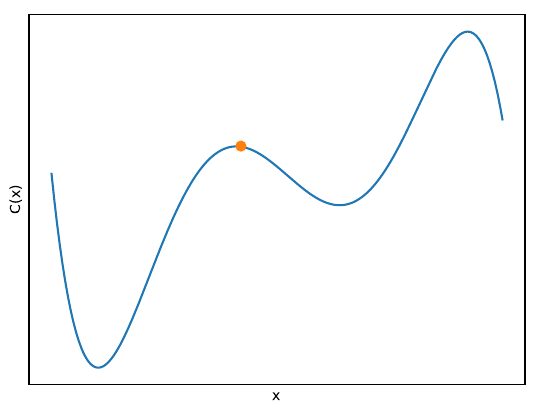

Here is the Python script that generated this plot:
import numpy as np
import matplotlib.pyplot as plt


def add_arrow(line, position=None, direction='right', size=10, color=None, zorder=2):
    """
    add an arrow to a line.

    line:       Line2D object
    position:   x-position of the arrow. If None, mean of xdata is taken
    direction:  'left' or 'right'
    size:       size of the arrow in fontsize points
    color:      if None, line color is taken.
    """
    if color is None:
        color = line.get_color()

    xdata = line.get_xdata()
    ydata = line.get_ydata()

    if position is None:
        position = xdata.mean()
    # find closest index
    start_ind = np.argmin(np.absolute(xdata - position))
    if direction == 'right':
        end_ind = start_ind + 1
    else:
        end_ind = start_ind - 1

    line.axes.annotate('',
        xytext=(xdata[start_ind], ydata[start_ind]),
        xy=(xdata[end_ind], ydata[end_ind]),
        arrowprops=dict(arrowstyle="->", color=color, zorder=zorder),
        size=size
    )

def make_point_arrow(point, z):
    a = np.linspace(point, point + -g[int(100 * point)] * 0.04, int(abs(g[int(100 * point)]) * 200))
    print(g[int(100 * point)])
    b = a * g[int(100 * point)]
    b += -b[0] + y[int(100 * point)] + 0.05
    line, = ax.plot(a, b, visible=False)
    ax.plot(a[0], b[0], 'bo', markersize=7, c=line.get_color(), zorder=z)
    add_arrow(line, position=a[-2], color=line.get_color(), zorder=z)
    line2, = ax.plot(a[:-10], b[:-10], c=line.get_color(), zorder=z, linewidth=1)

    return a[-1]




x = np.linspace(0, 5, 500)

fig, ax = plt.subplots()

y = -0.841667 *x**5 + 10.9167 *x**4 - 50.2917 *x**3 + 97.0833 *x**2 - 65.8667 *x + 10.

g = -4.20834 *x**4 + 43.6668 *x**3 - 150.875 *x**2 + 194.167 *x - 65.8667

line3, = ax.plot(x, y, zorder=-1000)

ax.plot(2.1, y[int(100 * 2.1)] + 0.05, 'bo', markersize=7, c="#ff7f0e")

# ax.axis('off')
ax.set_xlabel("x")
ax.set_ylabel("C(x)")
ax.xaxis.set_ticks_position('none')
ax.yaxis.set_ticks_position('none')
ax.xaxis.set_ticks([])
ax.yaxis.set_ticks([])

fig.savefig('gradient_empty.pdf', bbox_inches='tight', transparent=True)
# plt.show()
